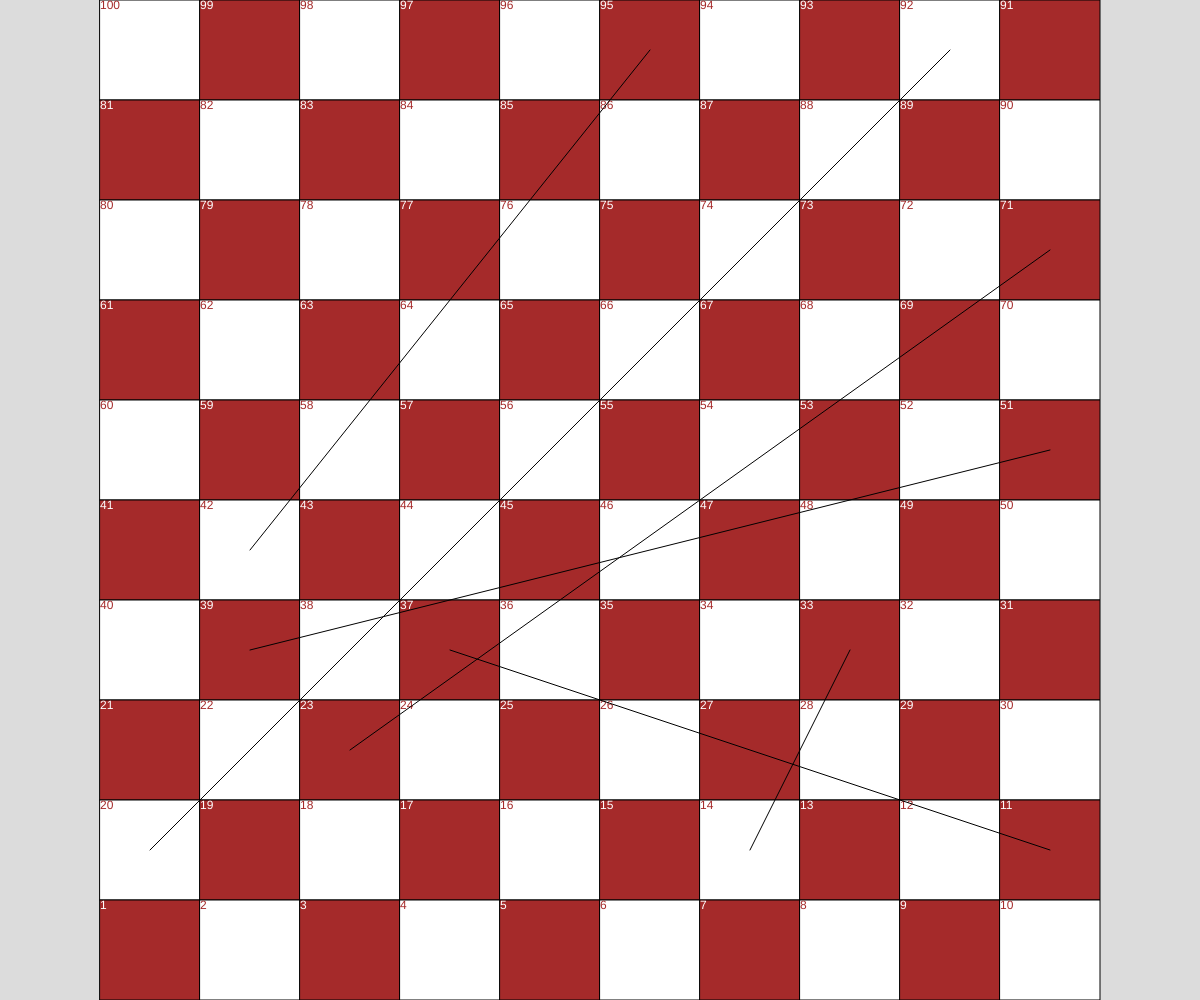
Frame 1 (no input)
Frame 60 (no input): identical to frame 1, image omitted
Frame 120 (the mouse pressed at the canvas centre since frame 60): identical to frame 1, image omitted

The p5.js sketch that drew this single still picture (run headless with seeded random() and noise() and a simulated clock; from frame 60 on, the mouse is pressed at the canvas centre):

// p5.js sketch
// ── sketch.js
// Grid-Based Game
// Gabe PausJenssen
// November 13, 2023
//
// Extra for Experts:
// - describe what you did to take this project "above and beyond"

// School computer: (1600, 775)

// DO NOT function values() or displayObjects(); ONLY create global variables

// Snakes & Ladders game

const BOARD_SIZE = 10;

let squareSize;
let board = [];
let centerBoard;
let numerBoard;

let elevenLadder;
let fourteenLadder;
let twentyLadder;
let twentyThreeLadder;
let thirtyNineLadder;
let fortyTwoLadder;

function setup() {
  createCanvas(windowWidth, windowHeight);

  if (width > height) {
    squareSize = height/BOARD_SIZE;
  }

  else {
    squareSize = width/BOARD_SIZE;
  }

  centerBoard = (width - BOARD_SIZE*squareSize)/2;

  firstLadder();
  secondLadder();
  thirdLadder();
  fourthLadder();
  fifthLadder();
  sixthLadder();
}

function windowResized() {
  resizeCanvas(windowWidth, windowHeight);

  if (width > height) {
    squareSize = height/BOARD_SIZE;
  }

  else {
    squareSize = width/BOARD_SIZE;
  }

  centerBoard = (width - BOARD_SIZE*squareSize)/2;

  firstLadder();
  secondLadder();
  thirdLadder();
  fourthLadder();
  fifthLadder();
  sixthLadder();
}

function draw() {
  background(220);
  createBoard();
  createLadders();
  createSnakes();
}

function firstLadder() {
  elevenLadder = {
    x1: centerBoard + 9.5*squareSize,
    y1: 8.5*squareSize,
    x2: centerBoard + 3.5*squareSize,
    y2: 6.5*squareSize,
  };

  return elevenLadder;
}

function secondLadder() {
  fourteenLadder = {
    x1: centerBoard + 6.5*squareSize,
    y1: 8.5*squareSize,
    x2: centerBoard + 7.5*squareSize,
    y2: 6.5*squareSize,
  };

  return fourteenLadder;
}

function thirdLadder() {
  twentyLadder = {
    x1: centerBoard + 0.5*squareSize,
    y1: 8.5*squareSize,
    x2: centerBoard + 8.5*squareSize,
    y2: 0.5*squareSize,
  };

  return twentyLadder;
}

function fourthLadder() {
  twentyThreeLadder = {
    x1: centerBoard + 2.5*squareSize,
    y1: 7.5*squareSize,
    x2: centerBoard + 9.5*squareSize,
    y2: 2.5*squareSize,
  };

  return twentyThreeLadder;
}

function fifthLadder() {
  thirtyNineLadder = {
    x1: centerBoard + 1.5*squareSize,
    y1: 6.5*squareSize,
    x2: centerBoard + 9.5*squareSize,
    y2: 4.5*squareSize,
  };

  return thirtyNineLadder;
}

function sixthLadder() {
  fortyTwoLadder = {
    x1: centerBoard + 1.5*squareSize,
    y1: 5.5*squareSize,
    x2: centerBoard + 5.5*squareSize,
    y2: 0.5*squareSize,
  };

  return fortyTwoLadder;
}

function createBoard() {
  let numerBoard = 110;

  for (let y = 0; y < BOARD_SIZE; y++) {
    board.push([]);

    if (y % 2 === 0) {
      numerBoard -= 9;
    }
  
    else {
      numerBoard -= 11;
    }
    
    for (let x = 0; x < BOARD_SIZE; x++) {
      if (y % 2 === 0) {
        if (x % 2 === 0) {
          board[y].push("white");
        }

        else {
          board[y].push("brown");
        }

        numerBoard--;
      }

      else {
        if (x % 2 === 0) {
          board[y].push("brown");
        }

        else {
          board[y].push("white");
        }

        numerBoard++;
      }
      
      if (board[y][x] === "white") {
        fill("white");
        square(x*squareSize + centerBoard, y*squareSize, squareSize);
        fill("brown");
        text(numerBoard, x*squareSize + centerBoard, y*squareSize, squareSize, squareSize);
      }

      else {
        fill("brown");
        square(x*squareSize + centerBoard, y*squareSize, squareSize);
        fill("white");
        text(numerBoard, x*squareSize + centerBoard, y*squareSize, squareSize, squareSize);
      }
    }
  }
}

function createLadders() {
  line(elevenLadder.x1, elevenLadder.y1, elevenLadder.x2, elevenLadder.y2);
  line(fourteenLadder.x1, fourteenLadder.y1, fourteenLadder.x2, fourteenLadder.y2);
  line(twentyLadder.x1, twentyLadder.y1, twentyLadder.x2, twentyLadder.y2);
  line(twentyThreeLadder.x1, twentyThreeLadder.y1, twentyThreeLadder.x2, twentyThreeLadder.y2);
  line(thirtyNineLadder.x1, thirtyNineLadder.y1, thirtyNineLadder.x2, thirtyNineLadder.y2);
  line(fortyTwoLadder.x1, fortyTwoLadder.y1, fortyTwoLadder.x2, fortyTwoLadder.y2);
}

function createSnakes() {

}
